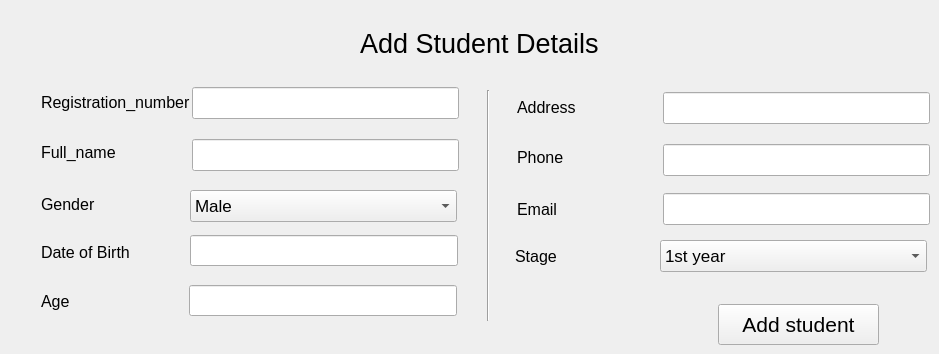
          <widget class="QWidget" name="tab">
           <attribute name="title">
            <string>Add Student</string>
           </attribute>
           <widget class="QLabel" name="label_5">
            <property name="geometry">
             <rect>
              <x>360</x>
              <y>28</y>
              <width>261</width>
              <height>31</height>
             </rect>
            </property>
            <property name="font">
             <font>
              <pointsize>20</pointsize>
             </font>
            </property>
            <property name="text">
             <string>Add Student Details</string>
            </property>
           </widget>
           <widget class="QLabel" name="label_6">
            <property name="geometry">
             <rect>
              <x>41</x>
              <y>86</y>
              <width>151</width>
              <height>32</height>
             </rect>
            </property>
            <property name="font">
             <font>
              <pointsize>12</pointsize>
             </font>
            </property>
            <property name="text">
             <string>Registration_number</string>
            </property>
           </widget>
           <widget class="QLabel" name="label_7">
            <property name="geometry">
             <rect>
              <x>41</x>
              <y>136</y>
              <width>141</width>
              <height>32</height>
             </rect>
            </property>
            <property name="font">
             <font>
              <pointsize>12</pointsize>
             </font>
            </property>
            <property name="text">
             <string>Full_name</string>
            </property>
           </widget>
           <widget class="QLabel" name="label_8">
            <property name="geometry">
             <rect>
              <x>41</x>
              <y>188</y>
              <width>141</width>
              <height>32</height>
             </rect>
            </property>
            <property name="font">
             <font>
              <pointsize>12</pointsize>
             </font>
            </property>
            <property name="text">
             <string>Gender</string>
            </property>
           </widget>
           <widget class="QLabel" name="label_9">
            <property name="geometry">
             <rect>
              <x>41</x>
              <y>237</y>
              <width>141</width>
              <height>31</height>
             </rect>
            </property>
            <property name="font">
             <font>
              <pointsize>12</pointsize>
             </font>
            </property>
            <property name="text">
             <string>Date of Birth</string>
            </property>
           </widget>
           <widget class="QLabel" name="label_10">
            <property name="geometry">
             <rect>
              <x>41</x>
              <y>286</y>
              <width>141</width>
              <height>31</height>
             </rect>
            </property>
            <property name="font">
             <font>
              <pointsize>12</pointsize>
             </font>
            </property>
            <property name="text">
             <string>Age</string>
            </property>
           </widget>
           <widget class="QLineEdit" name="lineEdit_3">
            <property name="geometry">
             <rect>
              <x>192</x>
              <y>87</y>
              <width>267</width>
              <height>32</height>
             </rect>
            </property>
           </widget>
           <widget class="QLineEdit" name="lineEdit_4">
            <property name="geometry">
             <rect>
              <x>192</x>
              <y>139</y>
              <width>267</width>
              <height>32</height>
             </rect>
            </property>
           </widget>
           <widget class="QLineEdit" name="lineEdit_6">
            <property name="geometry">
             <rect>
              <x>190</x>
              <y>235</y>
              <width>268</width>
              <height>31</height>
             </rect>
            </property>
           </widget>
           <widget class="QLineEdit" name="lineEdit_7">
            <property name="geometry">
             <rect>
              <x>189</x>
              <y>285</y>
              <width>268</width>
              <height>31</height>
             </rect>
            </property>
           </widget>
           <widget class="Line" name="line">
            <property name="geometry">
             <rect>
              <x>478</x>
              <y>90</y>
              <width>20</width>
              <height>231</height>
             </rect>
            </property>
            <property name="orientation">
             <enum>Qt::Vertical</enum>
            </property>
           </widget>
           <widget class="QLineEdit" name="lineEdit_8">
            <property name="geometry">
             <rect>
              <x>663</x>
              <y>144</y>
              <width>267</width>
              <height>32</height>
             </rect>
            </property>
           </widget>
           <widget class="QLabel" name="label_11">
            <property name="geometry">
             <rect>
              <x>517</x>
              <y>141</y>
              <width>141</width>
              <height>32</height>
             </rect>
            </property>
            <property name="font">
             <font>
              <pointsize>12</pointsize>
             </font>
            </property>
            <property name="text">
             <string>Phone</string>
            </property>
           </widget>
           <widget class="QLineEdit" name="lineEdit_9">
            <property name="geometry">
             <rect>
              <x>663</x>
              <y>92</y>
              <width>267</width>
              <height>32</height>
             </rect>
            </property>
           </widget>
           <widget class="QLineEdit" name="lineEdit_10">
            <property name="geometry">
             <rect>
              <x>663</x>
              <y>193</y>
              <width>267</width>
              <height>32</height>
             </rect>
            </property>
           </widget>
           <widget class="QLabel" name="label_12">
            <property name="geometry">
             <rect>
              <x>517</x>
              <y>193</y>
              <width>141</width>
              <height>32</height>
             </rect>
            </property>
            <property name="font">
             <font>
              <pointsize>12</pointsize>
             </font>
            </property>
            <property name="text">
             <string>Email</string>
            </property>
           </widget>
           <widget class="QLabel" name="label_13">
            <property name="geometry">
             <rect>
              <x>517</x>
              <y>91</y>
              <width>141</width>
              <height>32</height>
             </rect>
            </property>
            <property name="font">
             <font>
              <pointsize>12</pointsize>
             </font>
            </property>
            <property name="text">
             <string>Address</string>
            </property>
           </widget>
           <widget class="QComboBox" name="comboBox">
            <property name="geometry">
             <rect>
              <x>660</x>
              <y>240</y>
              <width>267</width>
              <height>32</height>
             </rect>
            </property>
            <property name="font">
             <font>
              <pointsize>13</pointsize>
             </font>
            </property>
            <item>
             <property name="text">
              <string>1st year</string>
             </property>
            </item>
            <item>
             <property name="text">
              <string>2and year</string>
             </property>
            </item>
            <item>
             <property name="text">
              <string>3rd year</string>
             </property>
            </item>
            <item>
             <property name="text">
              <string>4th year</string>
             </property>
            </item>
            <item>
             <property name="text">
              <string>5th year</string>
             </property>
            </item>
            <item>
             <property name="text">
              <string>6th year</string>
             </property>
            </item>
            <item>
             <property name="text">
              <string>7th year</string>
             </property>
            </item>
            <item>
             <property name="text">
              <string>8th year</string>
             </property>
            </item>
            <item>
             <property name="text">
              <string>9th year</string>
             </property>
            </item>
            <item>
             <property name="text">
              <string>10th year</string>
             </property>
            </item>
            <item>
             <property name="text">
              <string>11th year</string>
             </property>
            </item>
            <item>
             <property name="text">
              <string>12th year</string>
             </property>
            </item>
           </widget>
           <widget class="QLabel" name="label_14">
            <property name="geometry">
             <rect>
              <x>515</x>
              <y>240</y>
              <width>141</width>
              <height>32</height>
             </rect>
            </property>
            <property name="font">
             <font>
              <pointsize>12</pointsize>
             </font>
            </property>
            <property name="text">
             <string>Stage</string>
            </property>
           </widget>
           <widget class="QComboBox" name="comboBox_2">
            <property name="geometry">
             <rect>
              <x>190</x>
              <y>190</y>
              <width>267</width>
              <height>32</height>
             </rect>
            </property>
            <property name="font">
             <font>
              <pointsize>13</pointsize>
             </font>
            </property>
            <item>
             <property name="text">
              <string>Male</string>
             </property>
            </item>
            <item>
             <property name="text">
              <string>Female</string>
             </property>
            </item>
           </widget>
           <widget class="QPushButton" name="pushButton_7">
            <property name="geometry">
             <rect>
              <x>718</x>
              <y>304</y>
              <width>161</width>
              <height>41</height>
             </rect>
            </property>
            <property name="font">
             <font>
              <pointsize>16</pointsize>
             </font>
            </property>
            <property name="text">
             <string>Add student</string>
            </property>
           </widget>
          </widget>
